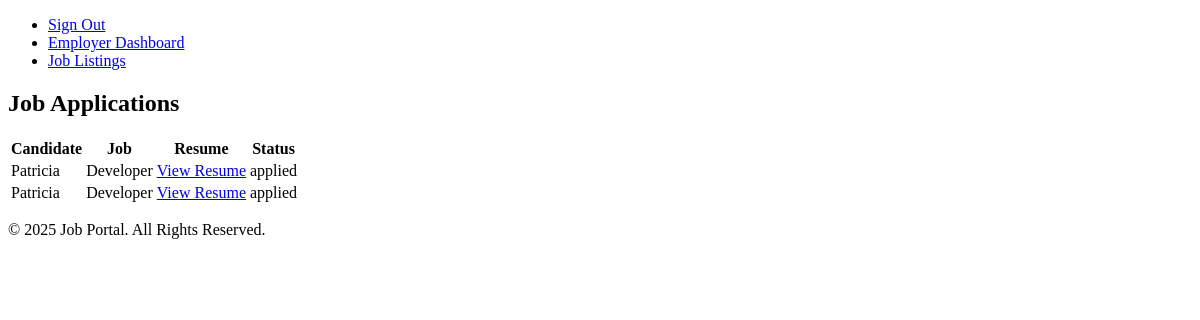
Before: /dashboard/ (signed in) with the older database file.
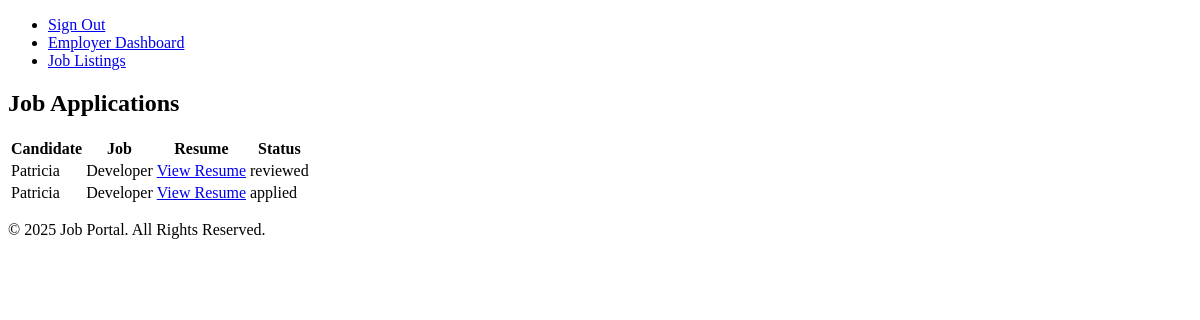
After: the same page with the newer database file.
### jobs/models.py (models this page shows, shortened)
class JobApplication(models.Model):
    job = models.ForeignKey('Job', on_delete=models.CASCADE)
    candidate = models.ForeignKey(User, on_delete=models.CASCADE)
    resume = models.FileField(upload_to='media/applications/', blank=True, null=True)
    cover_letter = models.TextField(blank=True)
    status = models.CharField(max_length=20, choices=[
        ('applied', 'Applied'),
        ('reviewed', 'Reviewed'),
        ('accepted', 'Accepted'),
        ('rejected', 'Rejected'),
    ], default='applied')
    applied_at = models.DateTimeField(auto_now_add=True)

class Job(models.Model):
    title = models.CharField(max_length=255)
    company =models.CharField(max_length=255)
    location = models.CharField(max_length=255)
    description = models.TextField()
    salary = models.DecimalField(max_digits=10, decimal_places=2, null=True, blank=True)
    employment_type = models.CharField(max_length=255, choices=[('Full-Time', 'Full-Time'), ('Part-Time', 'Part-Time'), ('Contract', 'Contract')])
    industry = models.CharField(max_length=255)
    experience_level = models.CharField(max_length=100, choices=[('Entry', 'Entry'), ('Mid', 'Mid'), ('Senior', 'Senior')])
    skills_required= models.TextField()
    posted_at= models.DateTimeField(auto_now_add=True)
    user = models.ForeignKey(User, on_delete=models.CASCADE)

### jobs/views.py (the view)
# urls.py: path('dashboard/', employer_dashboard, name='employer_dashboard'),
@login_required
def employer_dashboard(request):
    if not hasattr(request.user, 'profile'):
        return redirect('create_profile')
    if request.user.profile.role != 'employer':
        return redirect ('job_list')
    applications = cache.get(f'employer_{request.user.id}_applications')
    if not applications:
        applications = JobApplication.objects.filter(job__user=request.user)
        cache.set(f'employer_{request.user.id}_applications', applications, timeout=900)
    return render (request, 'jobs/employer_dashboard.html', {'applications':applications})

### jobs/templates/jobs/employer_dashboard.html
{% extends 'base.html' %}
{% block content %}
<h2>Job Applications</h2>
<table>
    <tr>
        <th>Candidate</th>
        <th>Job</th>
        <th>Resume</th>
        <th>Status</th>
    </tr>
    {% for application in applications %}
    <tr>
        <td>{{ application.candidate.username }}</td>
        <td>{{ application.job.title }}</td>
        <td><a href="{{ application.resume.url }}">View Resume</a></td>
        <td>{{ application.status }}</td>
    </tr>
    {% empty %}
    <tr><td colspan="4">No applications available</td></tr>
    {% endfor %}
</table>
{% endblock %}

Changed rows visible on the page:
changed JobApplication: status "applied" → "reviewed"
